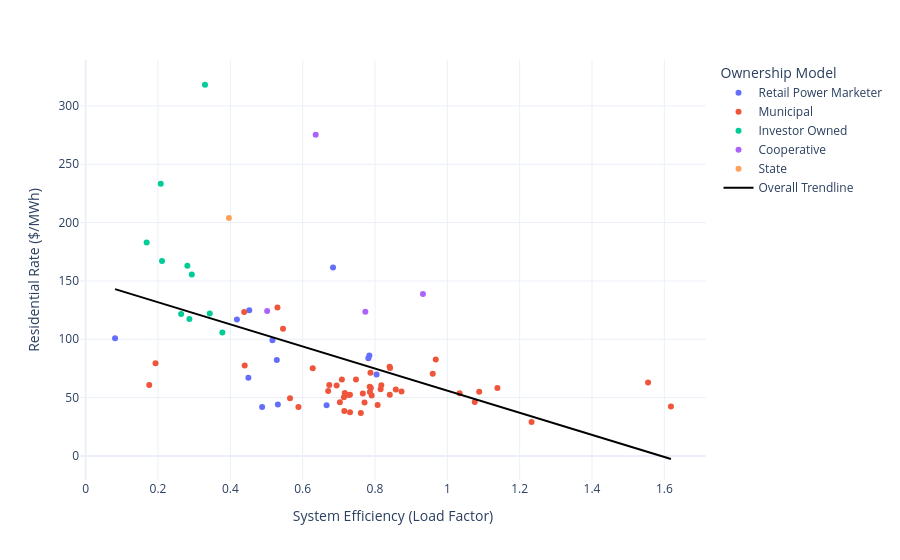

Notebook source saved alongside this figure:
### Code cell
def plot_scatterplot(df):
    fig = px.scatter(df, x='LoadFactor', y='ResidentialUnitPrice', color="Utility.Type",
                    title="",
                    labels={
                            "Utility.Type": "Ownership Model",
                            "LoadFactor": "System Efficiency (Load Factor)",
                            "ResidentialUnitPrice": "Residential Rate ($/MWh)"
                        },
                    trendline="ols", trendline_scope="overall", trendline_color_override="black",
                    template='plotly_white',
                    hover_name="Utility.Name")
    fig.show()

# Remove rows without Residential services
plot_scatterplot(ny_df[(ny_df.LoadFactor > 0) & (ny_df.ResidentialUnitPrice > 0)])

### Figure 1 — Plotly figure (JSON) as saved in the notebook; plotly's stock layout.template omitted (floating-point values rounded to 4 significant figures)
{"data": [{"hovertemplate": "<b>%{hovertext}</b><br><br>Ownership Model=Retail Power Marketer<br>System Efficiency (Load Factor)=%{x}<br>Residential Rate ($/MWh)=%{y}<extra></extra>", "hovertext": ["Agway Energy Services, LLC", "Energy Coop of New York, Inc", "Robison Energy, LLC", "U.S. Energy Partners LLC", "Stream Energy New York, LLC", "EnergyMark, LLC", "Abest Power & Gas, LLC", "Greenlight Energy Inc.", "Great Eastern Energy", "South Bay Energy Corp.", "Flanders Energy, LLC", "First Choice Energy LLC", "Agressive Energy LLC"], "legendgroup": "Retail Power Marketer", "marker": {"color": "#636efa", "symbol": "circle"}, "mode": "markers", "name": "Retail Power Marketer", "orientation": "v", "showlegend": true, "type": "scatter", "x": [0.5285, 0.6661, 0.7844, 0.4878, 0.4499, 0.5314, 0.7816, 0.4182, 0.08127, 0.4523, 0.684, 0.5164, 0.8043], "xaxis": "x", "y": [82.13, 43.44, 85.96, 41.89, 66.95, 44.04, 83.64, 116.8, 100.9, 124.9, 161.5, 99.15, 69.82], "yaxis": "y"}, {"hovertemplate": "<b>%{hovertext}</b><br><br>Ownership Model=Municipal<br>System Efficiency (Load Factor)=%{x}<br>Residential Rate ($/MWh)=%{y}<extra></extra>", "hovertext": ["Village of Arcade - (NY)", "Village of Akron - (NY)", "Village of Andover - (NY)", "Village of Angelica - (NY)", "Bath Electric Gas & Water", "Village of Bergen - (NY)", "Village of Boonville - (NY)", "Village of Brocton - (NY)", "Village of Castile - (NY)", "Village of Churchville - (NY)", "Village of Endicott - (NY)", "Village of Fairport - (NY)", "Village of Frankfort - (NY)", "Village of Freeport - (NY)", "Village of Green Island - (NY)", "Village of Greene - (NY)", "Village of Groton - (NY)", "Village of Hamilton - (NY)", "Village of Holley - (NY)", "Village of Ilion - (NY)", "Jamestown Board of Public Util", "Lake Placid Village, Inc - (NY)", "Village of Little Valley - (NY)", "Village of Marathon - (NY)", "Town of Massena - (NY)", "Village of Mayville - (NY)", "Mohawk Municipal Comm", "Village of Penn Yan - (NY)", "Village of Philadelphia - (NY)", "City of Plattsburgh - (NY)", "Village of Richmondville - (NY)", "Village of Rockville Centre - (NY)", "Village of Rouses Point - (NY)", "City of Salamanca - (NY)", "Village of Sherburne - (NY)", "City of Sherrill - (NY)", "Village of Silver Springs - (NY)", "Village of Skaneateles - (NY)", "Village of Solvay - (NY)", "Village of Spencerport - (NY)", "Village of Springville - (NY)", "Village of Theresa - (NY)", "Village of Tupper Lake - (NY)", "Village of Watkins Glen - (NY)", "Village of Wellsville - (NY)", "Village of Westfield - (NY)"], "legendgroup": "Municipal", "marker": {"color": "#EF553B", "symbol": "circle"}, "mode": "markers", "name": "Municipal", "orientation": "v", "showlegend": true, "type": "scatter", "x": [0.7307, 0.7265, 0.8072, 1.555, 0.7854, 0.4397, 0.7908, 0.7029, 1.138, 0.6278, 0.7084, 0.6705, 0.7151, 0.5303, 0.5456, 0.786, 0.8409, 0.565, 0.6939, 0.7664, 0.968, 1.088, 0.8404, 0.9596, 0.8174, 0.7474, 1.618, 0.7309, 0.1758, 1.076, 0.8417, 0.4383, 1.233, 0.714, 0.8734, 0.7886, 0.7874, 0.5883, 0.8155, 0.7711, 0.7163, 0.1932, 1.034, 0.7608, 0.6736, 0.8576], "xaxis": "x", "y": [52.34, 52.23, 43.56, 63.0, 59.32, 77.46, 51.83, 45.89, 58.23, 75.22, 65.44, 55.53, 38.47, 127.2, 109.0, 54.85, 52.48, 49.34, 60.3, 53.57, 82.54, 54.93, 76.33, 70.51, 60.64, 65.53, 42.35, 37.49, 60.67, 46.17, 75.41, 123.4, 29.1, 50.3, 55.16, 58.28, 71.25, 41.84, 57.22, 45.75, 53.94, 79.38, 53.75, 36.87, 60.75, 56.94], "yaxis": "y"}, {"hovertemplate": "<b>%{hovertext}</b><br><br>Ownership Model=Investor Owned<br>System Efficiency (Load Factor)=%{x}<br>Residential Rate ($/MWh)=%{y}<extra></extra>", "hovertext": ["Central Hudson Gas & Elec Corp", "Consolidated Edison Co-NY Inc", "Fishers Island Utility Co Inc", "Massachusetts Electric Co", "New York State Elec & Gas Corp", "Niagara Mohawk Power Corp.", "Orange & Rockland Utils Inc", "Pike County Light & Power Co", "Rochester Gas & Electric Corp", "Rockland Electric Co"], "legendgroup": "Investor Owned", "marker": {"color": "#00cc96", "symbol": "circle"}, "mode": "markers", "name": "Investor Owned", "orientation": "v", "showlegend": true, "type": "scatter", "x": [0.2812, 0.2077, 0.33, 0.1686, 0.378, 0.2868, 0.2112, 0.3431, 0.2639, 0.2935], "xaxis": "x", "y": [163.0, 233.2, 318.1, 182.8, 105.7, 117.3, 167.1, 122.0, 121.6, 155.4], "yaxis": "y"}, {"hovertemplate": "<b>%{hovertext}</b><br><br>Ownership Model=Cooperative<br>System Efficiency (Load Factor)=%{x}<br>Residential Rate ($/MWh)=%{y}<extra></extra>", "hovertext": ["Delaware County Elec Coop Inc", "North Shore Towers Apts Inc", "Otsego Electric Coop, Inc", "Steuben Rural Elec Coop, Inc"], "legendgroup": "Cooperative", "marker": {"color": "#ab63fa", "symbol": "circle"}, "mode": "markers", "name": "Cooperative", "orientation": "v", "showlegend": true, "type": "scatter", "x": [0.9326, 0.636, 0.5018, 0.7733], "xaxis": "x", "y": [138.9, 275.3, 124.3, 123.5], "yaxis": "y"}, {"hovertemplate": "<b>%{hovertext}</b><br><br>Ownership Model=State<br>System Efficiency (Load Factor)=%{x}<br>Residential Rate ($/MWh)=%{y}<extra></extra>", "hovertext": ["Long Island Power Authority"], "legendgroup": "State", "marker": {"color": "#FFA15A", "symbol": "circle"}, "mode": "markers", "name": "State", "orientation": "v", "showlegend": true, "type": "scatter", "x": [0.3961], "xaxis": "x", "y": [203.9], "yaxis": "y"}, {"hovertemplate": "<b>OLS trendline</b><br>ResidentialUnitPrice = -94.722 * LoadFactor + 150.629<br>R<sup>2</sup>=0.251517<br><br>System Efficiency (Load Factor)=%{x}<br>Residential Rate ($/MWh)=%{y} <b>(trend)</b><extra></extra>", "legendgroup": "Overall Trendline", "line": {"color": "black"}, "mode": "lines", "name": "Overall Trendline", "showlegend": true, "type": "scatter", "x": [0.08127, 0.1686, 0.1758, 0.1932, 0.2077, 0.2112, 0.2639, 0.2812, 0.2868, 0.2935, 0.33, 0.3431, 0.378, 0.3961, 0.4182, 0.4383, 0.4397, 0.4499, 0.4523, 0.4878, 0.5018, 0.5164, 0.5285, 0.5303, 0.5314, 0.5456, 0.565, 0.5883, 0.6278, 0.636, 0.6661, 0.6705, 0.6736, 0.684, 0.6939, 0.7029, 0.7084, 0.714, 0.7151, 0.7163, 0.7265, 0.7307, 0.7309, 0.7474, 0.7608, 0.7664, 0.7711, 0.7733, 0.7816, 0.7844, 0.7854, 0.786, 0.7874, 0.7886, 0.7908, 0.8043, 0.8072, 0.8155, 0.8174, 0.8404, 0.8409, 0.8417, 0.8576, 0.8734, 0.9326, 0.9596, 0.968, 1.034, 1.076, 1.088, 1.138, 1.233, 1.555, 1.618], "xaxis": "x", "y": [142.9, 134.7, 134.0, 132.3, 131.0, 130.6, 125.6, 124.0, 123.5, 122.8, 119.4, 118.1, 114.8, 113.1, 111.0, 109.1, 109.0, 108.0, 107.8, 104.4, 103.1, 101.7, 100.6, 100.4, 100.3, 98.94, 97.11, 94.9, 91.16, 90.38, 87.53, 87.11, 86.82, 85.84, 84.9, 84.05, 83.53, 83.0, 82.89, 82.78, 81.82, 81.41, 81.39, 79.83, 78.56, 78.04, 77.59, 77.38, 76.6, 76.33, 76.23, 76.18, 76.04, 75.93, 75.72, 74.44, 74.17, 73.38, 73.2, 71.03, 70.98, 70.9, 69.4, 67.9, 62.29, 59.73, 58.94, 52.68, 48.72, 47.56, 42.79, 33.84, 3.342, -2.657], "yaxis": "y"}], "layout": {"legend": {"title": {"text": "Ownership Model"}, "tracegroupgap": 0}, "margin": {"t": 60}, "xaxis": {"anchor": "y", "domain": [0, 1], "title": {"text": "System Efficiency (Load Factor)"}}, "yaxis": {"anchor": "x", "domain": [0, 1], "title": {"text": "Residential Rate ($/MWh)"}}}}
